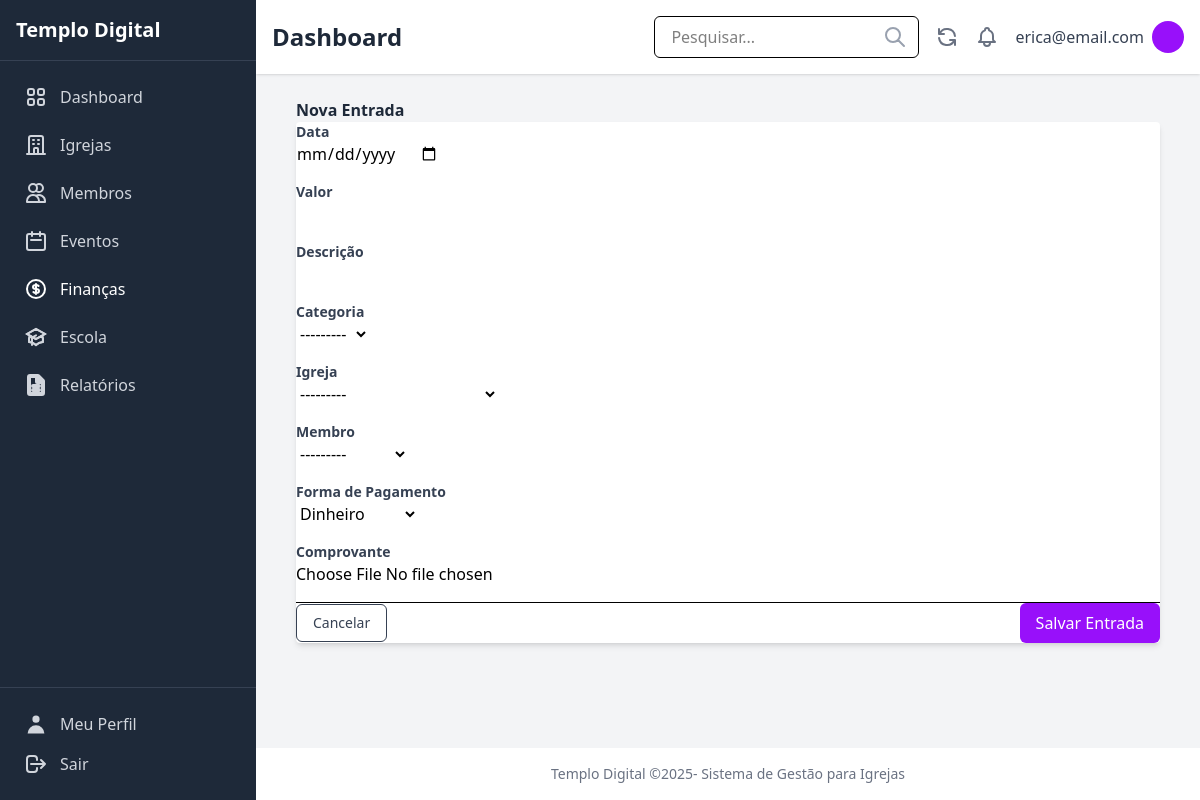
The app's page /financas/entradas/nova/ (signed in), older data.
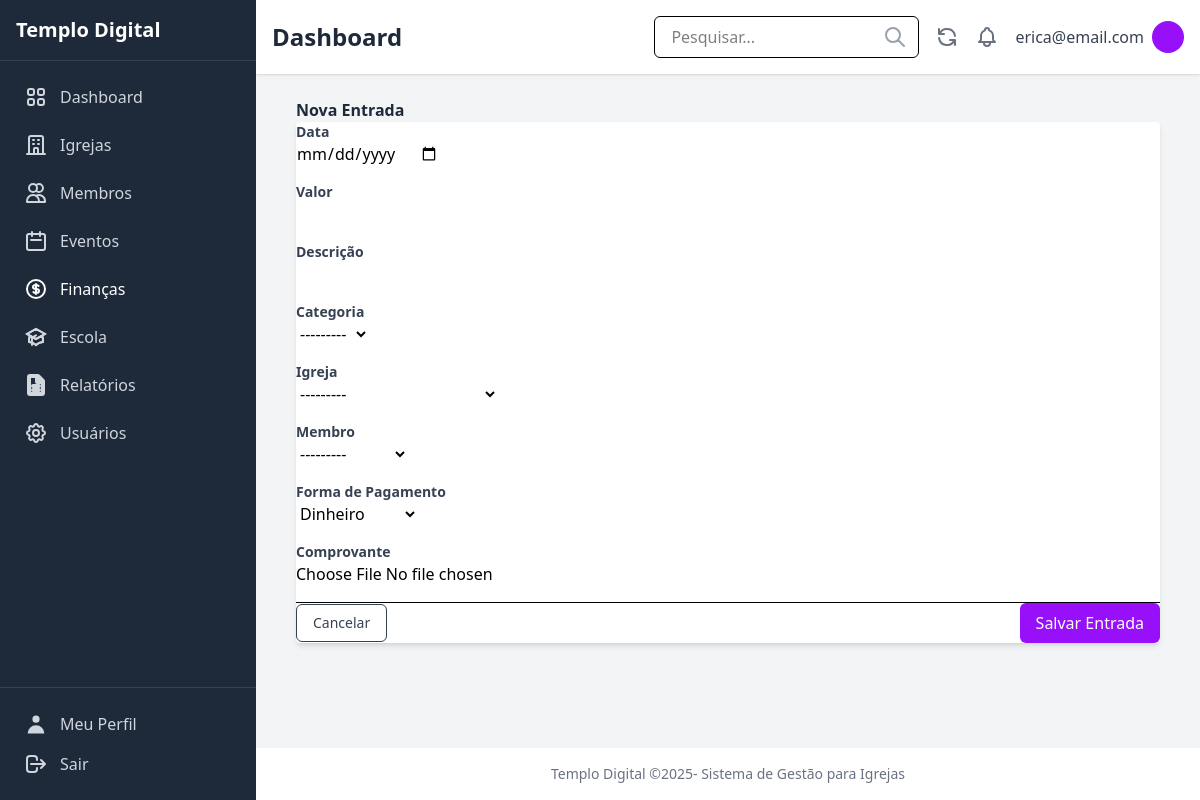
The same page, newer data.
### finances/views.py (the view)
# urls.py: path('entradas/nova/', views.income_create, name='income_create'),
@login_required
def income_create(request):
    if request.method == 'POST':
        form = IncomeForm(request.POST, request.FILES)
        if form.is_valid():
            income = form.save()
            messages.success(request, 'Entrada registrada com sucesso!')
            return redirect('finances:income_detail', pk=income.pk)
    else:
        form = IncomeForm()
    return render(request, 'finances/income_form.html', {
        'form': form,
        'title': 'Nova Entrada',
        'active_menu': 'finances',
    })

### finances/forms.py
class IncomeForm(forms.ModelForm):
    class Meta:
        model = Income
        fields = ['date', 'amount', 'description', 'category', 'church', 'member', 'payment_method', 'receipt']
        widgets = {
            'date': forms.DateInput(attrs={'class': 'form-control', 'type': 'date'}),
            'amount': forms.NumberInput(attrs={'class': 'form-control', 'step': '0.01'}),
            'description': forms.TextInput(attrs={'class': 'form-control'}),
            'category': forms.Select(attrs={'class': 'form-control'}),
            'church': forms.Select(attrs={'class': 'form-control'}),
            'member': forms.Select(attrs={'class': 'form-control'}),
            'payment_method': forms.Select(attrs={'class': 'form-control'}),
            'receipt': forms.FileInput(attrs={'class': 'form-control'}),
        }

### churches/models.py (called while the page is built)
    def __str__(self):
        return self.name

### finances/models.py (called while the page is built)
    def __str__(self):
        return self.name

### members/models.py (called while the page is built)
    def __str__(self):
        return self.name

### finances/templates/finances/income_form.html (shortened to what this page needs)
{% extends 'core/base.html' %}
{% load static %}
{% block content %}
<div class="container mx-auto px-4 py-8">
    <h1 class="text-3xl font-bold text-gray-800 mb-6">{{ title }}</h1>
    <form method="post" enctype="multipart/form-data" class="bg-white shadow-md rounded px-8 pt-6 pb-8 mb-4">
        {% for field in form %}
        <div class="mb-4">
            <label class="block text-gray-700 text-sm font-bold mb-2" for="{{ field.id_for_label }}">
                {{ field.label }}
            </label>
            {{ field }}
        </div>
        {% endfor %}
        <div class="flex items-center justify-between mt-8 border-t border-gray-200 pt-6">
            <a href="{% url 'finances:income_list' %}" class="px-4 py-2 border border-gray-300 rounded-md text-sm font-medium text-gray-700 hover:bg-gray-50 focus:outline-none focus:ring-2 focus:ring-offset-2 focus:ring-gray-500">
                Cancelar
            </a>
            <button class="px-4 py-2 bg-purple-600 text-white rounded-md hover:bg-purple-700 focus:outline-none focus:ring-2 focus:ring-offset-2 focus:ring-purple-500" type="submit">
                Salvar Entrada
            </button>
        </div>
    </form>
</div>
{% endblock %}

### core/templates/core/base.html (shortened to what the changed rows need)
{% load static tailwind_tags %}
<!DOCTYPE html>
<html lang="pt-br">
  <head>
    {% tailwind_css %}
  </head>
  <body class="bg-gray-100 flex min-h-screen">
    {% if user.is_authenticated %}
      <aside class="w-64 bg-gray-800 text-white flex flex-col fixed inset-y-0 left-0">
        <div class="p-4 border-b border-gray-700">
          <h1 class="text-xl font-semibold">Templo Digital</h1>
        </div>
        <nav class="flex-grow p-4">
          <ul class="space-y-2">
            {% if user.role == 'admin' %}
              <li>
                <a href="{% url 'users:user_list' %}"
                  class="flex items-center p-2 {% if active_menu == 'users' %}
                    bg-purple-700 text-white
                  {% else %}
                    text-gray-300 hover:bg-gray-700 hover:text-white
                  {% endif %} rounded-md">
                  <span class="ml-3">Usuários</span>
                </a>
              </li>
            {% endif %}
          </ul>
        </nav>
      </aside>
    {% endif %}
    {% if user.is_authenticated %}
    <div class="flex-1 flex flex-col ml-64">
    {% else %}
    <div class="flex-1 flex flex-col">
    {% endif %}
        {% if user.is_authenticated %}
      <header class="bg-white shadow-sm p-4 flex justify-between items-center">
        <div>
          <h1 class="text-2xl font-semibold text-gray-800">
            {% block page_title %}
              Dashboard
            {% endblock %}
          </h1>
        </div>
      </header>
        {% endif %}
      <main class="flex-grow p-6">
        {% block content %}{% endblock %}
      </main>
    </div>
  </body>
</html>

Row changes from the older to the newer data that the page shows:
changed CustomUser "erica@email.com": role "membro" → "admin" (drawn)
Text that changed along with them:
text now shown: "Usuários"
